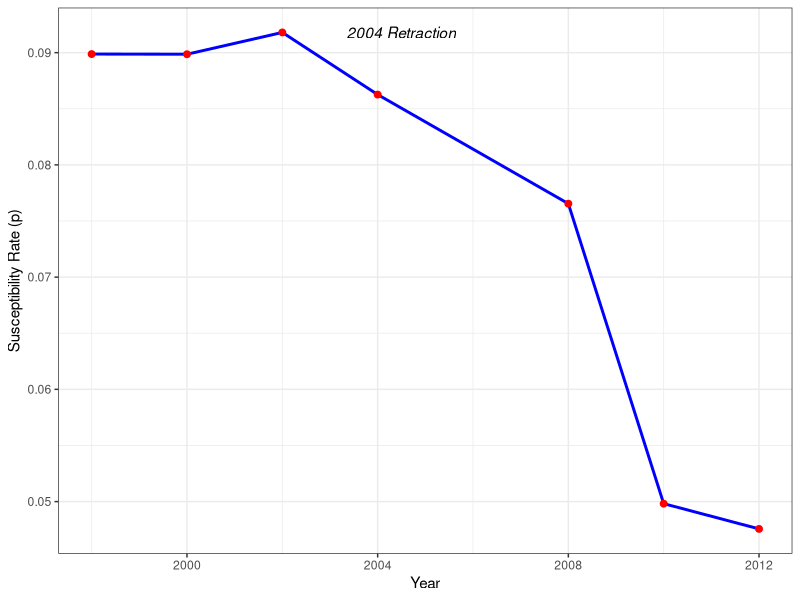
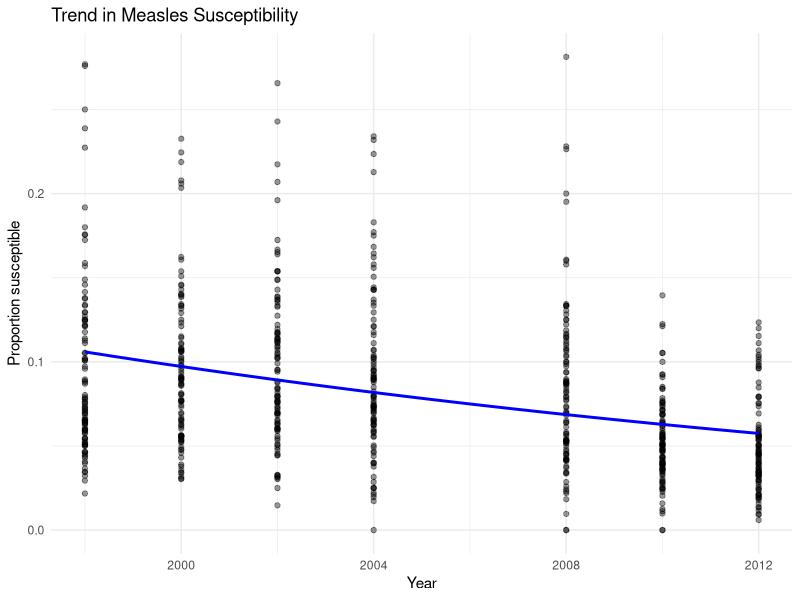

These charts were generated, in order, by the following R code:
## ---- chunk 1
#| echo: false
#| warning: false
#| message: false

library(tidyverse)
library(broom)
library(kableExtra)

data <- read.csv("DAProject16.csv")

data <- data %>%
  mutate(
    proportion = Y/N,
    Year_c = Year - mean(Year),
    post2004 = ifelse(Year >= 2004,1,0)
  )

## ---- chunk 2
#| label: tbl-mdl1
#| tbl-cap: Logistic regression results for temporal trend model
model1 <- glm(
  cbind(Y, N-Y) ~ Year_c,
  family = binomial,
  data = data)

model1_table <- tidy(model1)

kable(
  model1_table,
  digits=4)
## ---- chunk 3
#| label: tbl-mdl2
#| tbl-cap: Logistic regression results including post-2004 indicator


model2 <- glm(
  cbind(Y, N-Y) ~ Year_c + post2004,
  family = binomial,
  data = data)

model2_table <- tidy(model2)

kable(
  model2_table,
  digits=4)
## ---- chunk 4
#| label: tbl-comparsion
#| tbl-cap: Likelihood ratio test comparing nested models

anova_results <- anova(model1, model2, test="Chisq")

kable(anova_results,
  digits=4)
## ---- chunk 5
#| label: fig-annual-trend
#| fig-cap: Observed annual mean susceptibility rates (aggregate)

annual_trend <- data %>%
  group_by(Year) %>%
  summarise(total_Y = sum(Y), total_N = sum(N)) %>%
  mutate(Mean_p = total_Y / total_N)

ggplot(annual_trend, aes(x = Year, y = Mean_p)) +
  geom_line(color = "blue", size = 1) +
  geom_point(color = "red", size = 2) +
  annotate("text", x = 2004.5, y = max(annual_trend$Mean_p), 
           label = "2004 Retraction", fontface = "italic") +
  labs(y = "Susceptibility Rate (p)", x = "Year") +
  theme_bw()
## ---- chunk 6
#| label: fig-visual
#| fig-width: 4
#| fig-height: 4
#| fig-cap: Trend in Measles Susceptibility

ggplot(data, aes(x = Year, y = proportion)) +
  geom_point(alpha = 0.4) +
  geom_smooth(method = "glm",
              method.args = list(family="binomial"),
              se = FALSE,
              colour = "blue") +
  labs(
    title = "Trend in Measles Susceptibility",
    x = "Year",
    y = "Proportion susceptible"
  ) +
  theme_minimal()
